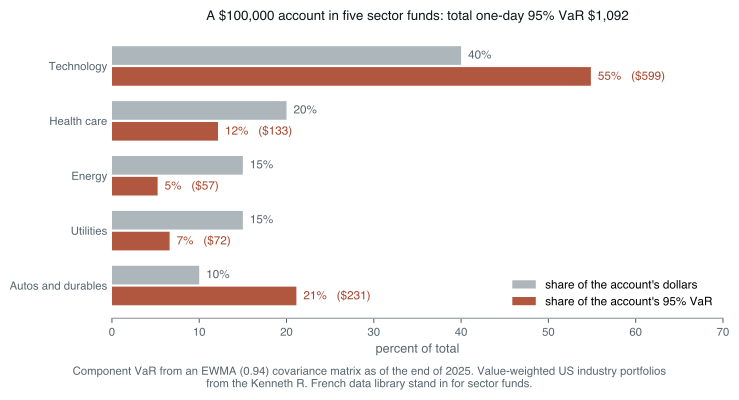

Recreate this plot in Python.
# Where the risk is, against where the money is: each position's share of the
# account and its share of the portfolio's 95% one-day VaR (component VaR), for
# the worked five-fund account.
#
# Run standalone:  uv run --no-project --with matplotlib,numpy python <path>

import os

os.environ.setdefault("SOURCE_DATE_EPOCH", "1735689600")

import matplotlib

matplotlib.use("Agg")
matplotlib.rcParams["svg.fonttype"] = "path"
matplotlib.rcParams["svg.hashsalt"] = "var_components"
matplotlib.rcParams["font.family"] = ["Helvetica", "Arial", "DejaVu Sans"]

from pathlib import Path

import matplotlib.pyplot as plt
import numpy as np
from var_common import GREY, INK, LABELS, MUTED, POSITIONS, RUST, load_industries, load_or_exit, risk_report

OUT = Path(__file__).with_suffix("")


def main() -> None:
    names, dates, rows = load_or_exit(OUT, load_industries)
    pos = np.array(list(POSITIONS.values()))
    rep = risk_report(rows[:, [names.index(k) for k in POSITIONS]], pos)
    weight = pos / pos.sum() * 100
    risk = rep["component"] / rep["normal95"] * 100
    y = np.arange(len(pos))[::-1]

    fig, ax = plt.subplots(figsize=(7.8, 3.9))
    ax.barh(y + 0.19, weight, height=0.34, color=GREY, alpha=0.7, label="share of the account's dollars")
    ax.barh(y - 0.19, risk, height=0.34, color=RUST, alpha=0.9, label="share of the account's 95% VaR")
    for yi, w, k, c in zip(y, weight, risk, rep["component"], strict=True):
        ax.text(w + 0.8, yi + 0.19, f"{w:.0f}%", va="center", fontsize=8.8, color=MUTED)
        ax.text(k + 0.8, yi - 0.19, f"{k:.0f}%   (\\${c:,.0f})", va="center", fontsize=8.8, color=RUST)
    ax.set_yticks(y)
    ax.set_yticklabels([LABELS[k] for k in POSITIONS], fontsize=9.5, color=INK)
    ax.set_xlim(0, 70)
    ax.set_xlabel("percent of total", fontsize=9.5, color=MUTED)
    ax.set_title(
        f"A \\$100,000 account in five sector funds: total one-day 95% VaR \\${rep['normal95']:,.0f}",
        fontsize=10,
        color=INK,
        pad=10,
    )
    ax.tick_params(labelsize=8.5, colors=MUTED)
    ax.tick_params(axis="y", length=0)
    for side in ("top", "right", "left"):
        ax.spines[side].set_visible(False)
    ax.spines["bottom"].set_color(GREY)
    ax.legend(fontsize=8.8, frameon=False, loc="lower right")
    fig.text(
        0.5,
        -0.05,
        f"Component VaR from an EWMA (0.94) covariance matrix as of the end of {dates[-1] // 10000}. "
        "Value-weighted US industry portfolios\nfrom the Kenneth R. French data library stand in for sector funds.",
        ha="center",
        fontsize=8.5,
        color=MUTED,
    )
    fig.tight_layout()
    for ext in ("pdf", "svg"):
        fig.savefig(f"{OUT}.{ext}", transparent=True, bbox_inches="tight")


main()
